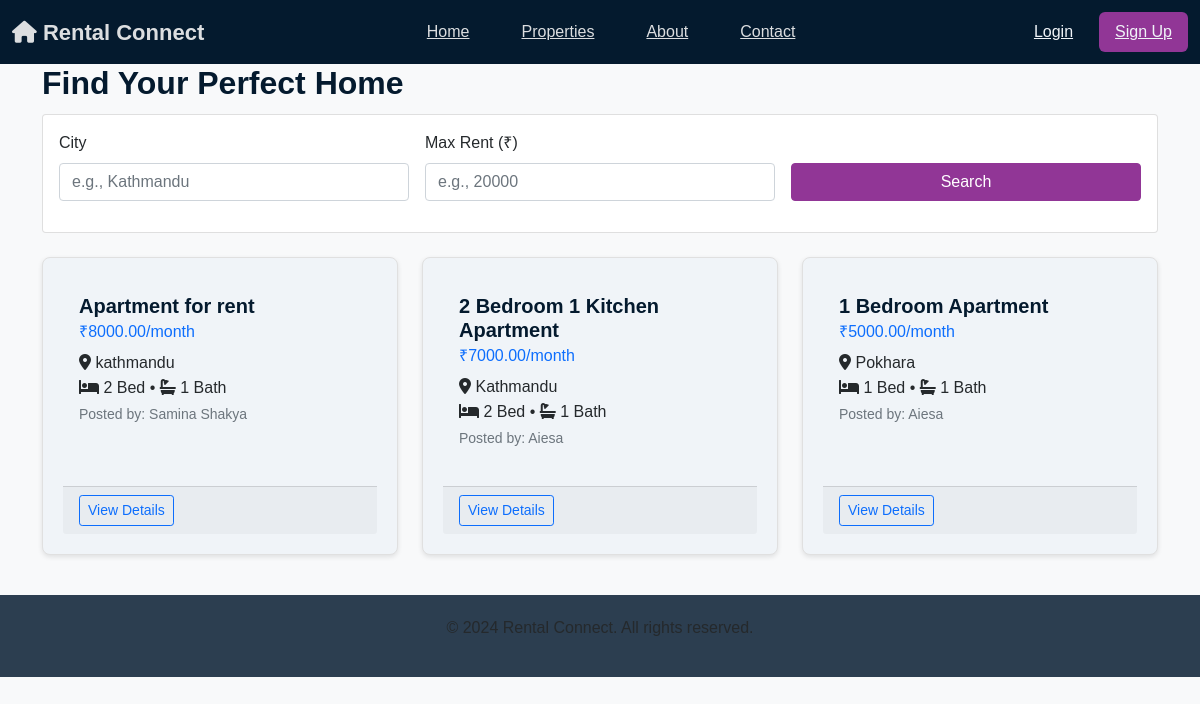
Page /properties/ on the committed database.
### listings/models.py (models this page shows)
class Property(models.Model):
    landlord = models.ForeignKey(CustomUser, on_delete=models.CASCADE)
    title = models.CharField(max_length=100)
    description = models.TextField()
    city = models.CharField(max_length=50)
    rent = models.DecimalField(max_digits=10, decimal_places=2)
    bedrooms = models.IntegerField()
    bathrooms = models.IntegerField()
    address = models.TextField()
    image = models.ImageField(upload_to='property_images/', blank=True, null=True)
    created_at = models.DateTimeField(auto_now_add=True)

### users/models.py (models this page shows)
class CustomUser(AbstractUser):
    is_tenant = models.BooleanField(default=False)
    is_landlord = models.BooleanField(default=False)
    phone = models.CharField(max_length=15, blank=True, null=True)

### listings/views.py (the view)
# urls.py: path('properties/', listing_views.property_list, name='property_list'),
def property_list(request):
    properties = Property.objects.all()
    city = request.GET.get('city')
    max_rent = request.GET.get('max_rent')
    if city:
        properties = properties.filter(city__icontains=city)
    if max_rent:
        properties = properties.filter(rent__lte=max_rent)
    return render(request, 'listings/property_list.html', {
        'properties': properties
    })

### templates/listings/property_list.html
{% extends "base.html" %}
{% block content %}
<div class="container mt-4">
    <h2>Find Your Perfect Home</h2>
    <div class="card mb-4">
        <div class="card-body">
            <form method="get" class="row g-3">
                <div class="col-md-4">
                    <label class="form-label">City</label>
                    <input type="text" name="city" class="form-control" placeholder="e.g., Kathmandu" value="{{ request.GET.city }}">
                </div>
                <div class="col-md-4">
                    <label class="form-label">Max Rent (₹)</label>
                    <input type="number" name="max_rent" class="form-control" placeholder="e.g., 20000" value="{{ request.GET.max_rent }}">
                </div>
                <div class="col-md-4">
                    <label class="form-label">&nbsp;</label>
                    <button type="submit" class="btn btn-primary w-100">Search</button>
                </div>
            </form>
        </div>
    </div>
    <div class="row">
        {% for property in properties %}
        <div class="col-md-6 col-lg-4">
            <div class="card property-card h-100">
                <div class="card-body">
                    <h5 class="card-title">{{ property.title }}</h5>
                    <h6 class="card-subtitle mb-2 text-primary">₹{{ property.rent }}/month</h6>
                    <p class="card-text">
                        <i class="fas fa-map-marker-alt"></i> {{ property.city }}<br>
                        <i class="fas fa-bed"></i> {{ property.bedrooms }} Bed •
                        <i class="fas fa-bath"></i> {{ property.bathrooms }} Bath<br>
                        <small class="text-muted">Posted by: {{ property.landlord.username }}</small>
                    </p>
                </div>
                <div class="card-footer">
                    <a href="{% url 'property_detail' property.id %}" class="btn btn-outline-primary btn-sm">View Details</a>
                </div>
            </div>
        </div>
        {% empty %}
        <div class="col-12">
            <div class="alert alert-info text-center">
                No properties found matching your criteria.
            </div>
        </div>
        {% endfor %}
    </div>
</div>
{% endblock %}

### static/css/base.css (style rules this page uses)
* { margin: 0; padding: 0; box-sizing: border-box; }
html, body { width: 100%; min-height: 100%; overflow-x: hidden; }
body { font-family: Arial, sans-serif; background-color: #f8f9fa; color: #25292c; display: flex; flex-direction: column; }
input, select, textarea { width: 100%; padding: 10px; margin-bottom: 15px; border-radius: 4px; border: 1px solid #ccc; }
button { background: #007bff; color: white; border: none; padding: 8px 18px; border-radius: 4px; cursor: pointer; }

### static/css/style.css (style rules this page uses)
h1, h2, h3, h4, h5 { color: #041a2e; font-weight: 600; margin-bottom: 0.75rem; }
p { color: #25292c; line-height: 1.6; margin-bottom: 1rem; }
.property-card { background-color: #f0f4f8; border-radius: 8px; padding: 20px; margin-bottom: 20px; border: 1px solid #e0e0e0; box-shadow: 0 2px 5px rgba(0,0,0,0.1); transition: all 0.3s ease; }
.btn-primary { background-color: #913696; border-color: #913696; }
a { color: #2563eb; }

### rows in the picture
Property: title "Apartment for rent", rent "8000.00", city "kathmandu", bedrooms "2", bathrooms "1", landlord.username "Samina Shakya"
Property: title "2 Bedroom 1 Kitchen Apartment", rent "7000.00", city "Kathmandu", bedrooms "2", bathrooms "1", landlord.username "Aiesa"
Property: title "1 Bedroom Apartment", rent "5000.00", city "Pokhara", bedrooms "1", bathrooms "1", landlord.username "Aiesa"
